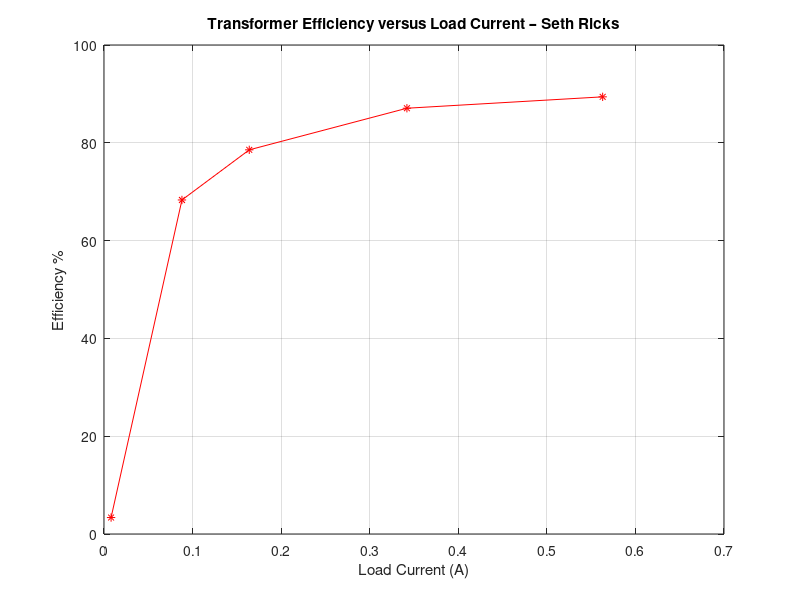

This figure's MATLAB source:
I2 = [0.008 0.088 0.164 0.342 0.563];

efficiency = [3.368 68.31 78.56 87.07 89.4];

plot(I2, efficiency, 'r-*') 
ylim([0 100])
grid on
xlabel('Load Current (A)');
ylabel('Efficiency %');
title('Transformer Efficiency versus Load Current – Seth Ricks');
